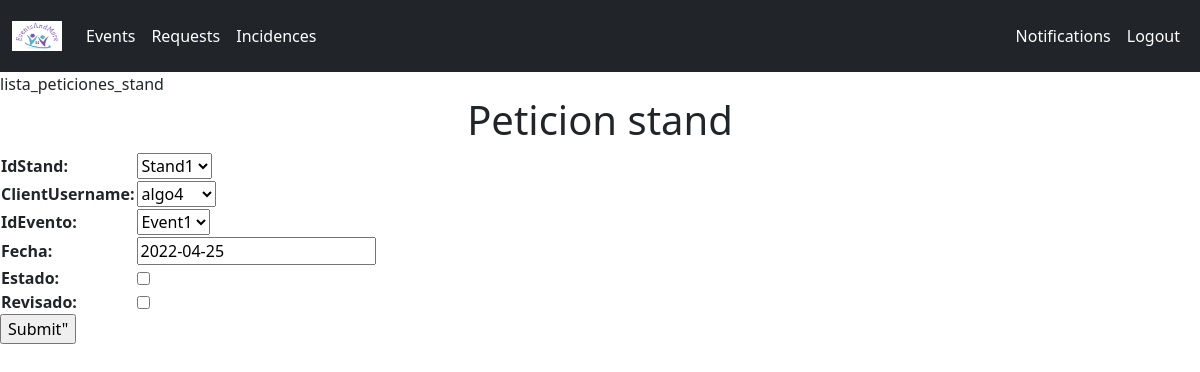
/peticion_stand_gestor/1/ (signed in), run on an earlier commit of the app's database.
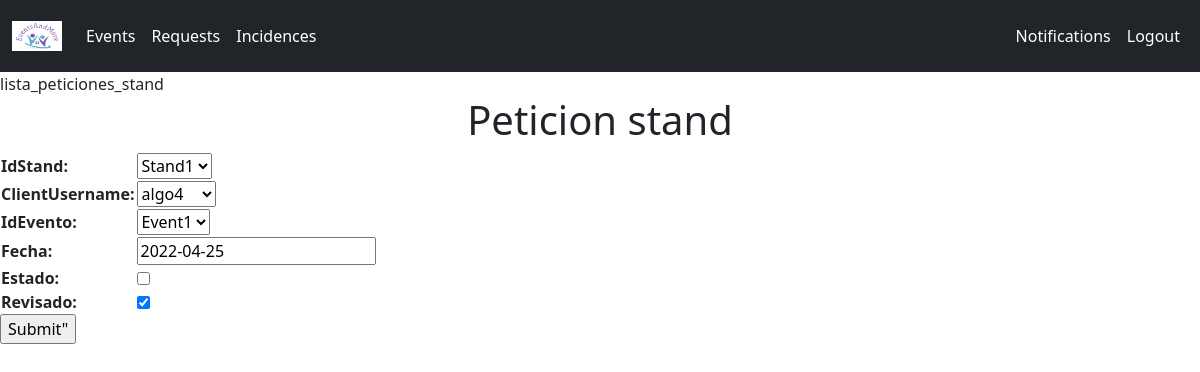
And on a later commit of the database.
### EventsAndMore/models.py (models this page shows)
class PeticionStand(models.Model):
    id = models.AutoField(primary_key=True)
    idStand = models.ForeignKey(Stand, on_delete=models.CASCADE)
    clientUsername = models.ForeignKey(Cliente, on_delete=models.CASCADE)
    gestorUsername = models.ForeignKey(Gestor, on_delete=models.CASCADE, blank=True, null=True)
    idEvento = models.ForeignKey(Event, default=1, on_delete=models.CASCADE)
    fecha = models.DateField(default=date.today, blank=False, null=False)
    estado = models.BooleanField(default=False)
    revisado = models.BooleanField(default=False)

### EventsAndMore/views.py (the view, shortened to what this page needs)
# urls.py: path('peticion_stand_gestor/<str:pk>/', views.updatePeticionStandGestor, name='peticion_stand_gestor'),
def updatePeticionStandGestor(request, pk):
    if request.user.is_gestor:
        peticion = PeticionStand.objects.get(id=pk)
        form = PeticionStandGestorForm(instance=peticion)
        context = {'form':form}
        return render(request, 'peticion_stand_gestor.html', context)
    else:
        print("Error el user no es un gestor")
        return redirect('/')

### EventsAndMore/forms.py
class PeticionStandGestorForm(forms.ModelForm):
    class Meta:
        model = PeticionStand
        exclude = ['gestorUsername']

### EventsAndMore/models.py (called while the page is built)
    def __str__(self):
        return str(self.User)

    def __str__(self):
        return str(self.nombre)

    def __str__(self):
        return str(self.description)

### templates/peticion_stand_gestor.html (shortened to what this page needs)
{% include 'login_base.html' %}
  {% load static %}lista_peticiones_stand
{% block title %}
    <div>
        <h1 style="text-align:center">
            Peticion stand
        </h1>
    </div>
{% endblock title %}
{% block content %}
    <div>
        <form action = "" method = "post">
            <table>
                {{ form.as_table }}
            </table>
            <input type="submit" value=Submit">
        </form>
    </div>
{% endblock content %}

What changed in the data, as far as the page shows it:
changed PeticionStand "Stand1": revisado "☐" → "☑"
